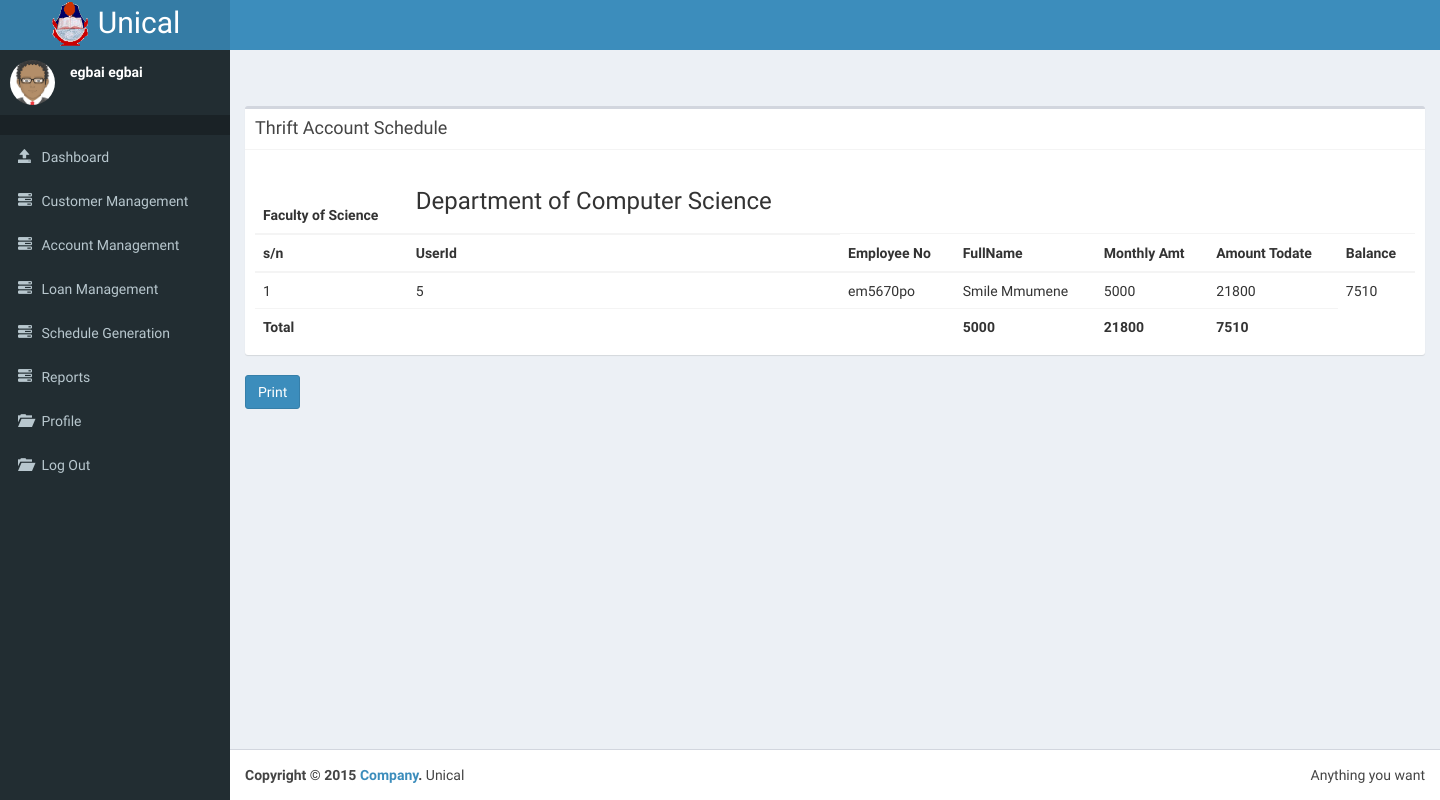
The page /teller/index.php?page=../thrift_schedule&type=thrift (signed in) on the database as committed earlier.
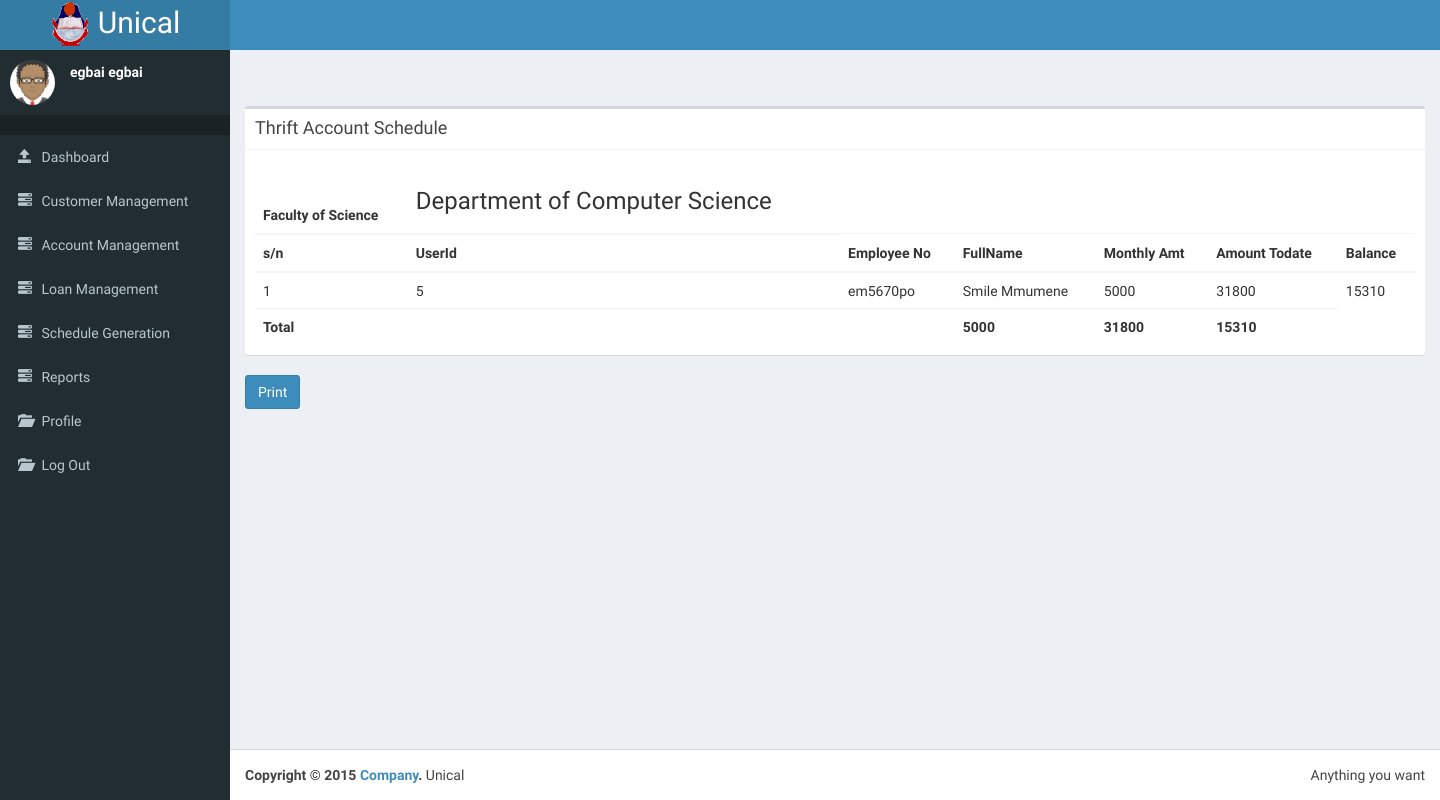
The same page on the database as committed later.
### tables this page shows
CREATE TABLE IF NOT EXISTS `customer` (
`id` int(11) NOT NULL,
  `middle_name` varchar(30) NOT NULL,
  `dob` date NOT NULL,
  `sex` text NOT NULL,
  `img_url` varchar(196) DEFAULT NULL,
  `faculty` int(11) DEFAULT NULL,
  `dept` int(11) DEFAULT NULL,
  `address` text,
  `phone` int(196) DEFAULT NULL,
  `state` text,
  `lga` text,
  `nok_name` text,
  `n_phone` int(11) DEFAULT NULL,
  `reg_date` date NOT NULL,
  `uname` varchar(124) NOT NULL,
  `pwd` text NOT NULL,
  `priviledge` int(124) NOT NULL,
  `email` varchar(124) DEFAULT NULL,
  `title` varchar(20) DEFAULT NULL,
  `surname` varchar(50) NOT NULL,
  `firstname` varchar(50) NOT NULL,
  `employee_no` varchar(124) DEFAULT NULL
);

CREATE TABLE IF NOT EXISTS `account` (
`id` int(11) NOT NULL,
  `emp_id` varchar(124) NOT NULL,
  `balance` float NOT NULL,
  `acct_type` int(14) NOT NULL,
  `d_opened` date NOT NULL,
  `duration` date NOT NULL,
  `acct_no` varchar(124) NOT NULL,
  `save_amt` float NOT NULL,
  `acct_name` varchar(124) NOT NULL,
  `amt_todate` float DEFAULT NULL,
  `department` int(11) NOT NULL
);

CREATE TABLE IF NOT EXISTS `department` (
`id` int(11) NOT NULL,
  `dep_name` varchar(124) NOT NULL,
  `faculty` int(11) NOT NULL
);

### conf/db_connect.php (called while the page is built, shortened)
<?php
function query($string){
$rs = mysql_query($string) or die(mysql_error());
return $rs;
}
?>

### thrift_schedule.php (the view, shortened to what this page needs)
<?php
$type = $_GET['type'];
$tp = '';
$msg = '';
switch ($type) {
  default:
    $tp = '1';
    $msg = "Thrift Account Schedule";
    break;
}
 ?>
<div class="box">
  <div class="box-header with-border">
    <h3 class="box-title"><?php echo $msg;?></h3>
  </div>
   <div class="box-body">
<?php
$rss = query("SELECT * FROM faculty");
while($row = mysql_fetch_array($rss)){
  $faculty = $row['id'];
  $name1 =$row['name'];
     $rs = query("SELECT * FROM department WHERE faculty='$faculty'");
     while($row = mysql_fetch_array($rs)){
       $idd = $row['id'];
       $name = $row['dep_name'];
       $result = query("SELECT * FROM customer LEFT JOIN account ON customer.id=account.emp_id WHERE acct_type='$tp' AND department='$idd'");
       if(mysql_num_rows($result) < 1){
       }else{
?>
<table class="table">
<thead>
  <tr>
    <th>
      Faculty of   <?php echo $name1; ?>
    </th>
    <th><h3>Department of    <?php echo $name?></h3></th>
  </tr>
  <tr>
    <th>s/n</th>
    <th>UserId</th>
        <th>Employee No</th>
    <th>FullName</th>
    <th>Monthly Amt</th>
    <th>Amount Todate</th>
    <th>Balance</th>
  </tr>
</thead>
<tbody>
<?php
$i= 0;
$amt_total = 0;
$bal_total = 0;
$total = 0;
$result = query("SELECT * FROM customer LEFT JOIN account ON customer.id=account.emp_id WHERE acct_type='$tp' AND department='$idd'");
while($row = mysql_fetch_array($result)){
$id = $row['emp_id'];
$fullname = $row['firstname'] . " " . $row['surname'];
$amount = $row['save_amt'];
$emp = $row['employee_no'];
$total += $amount;
$amt_todate = $row['amt_todate'];
$amt_total += $amt_todate;
$balance = $row['balance'];
$bal_total += $balance;
?>
<tr>
  <td>
<?php echo ++$i; ?>
</td>
  <td><?php echo $id;?></td>
  <td><?php echo $emp;?></td>
  <td><?php echo $fullname;?></td>
  <td><?php echo $amount;?></td>
  <td><?php echo $amt_todate;?></td>
  <td><?php echo $balance;?></td>
</tr>
<?php
}
?>
<tr>
  <th>
    Total
  </th>
  <td></td>
    <td></td>
  <th>
    <?php echo $total?>
  </th>
  <th>
    <?php echo $amt_total; ?>
  </th>
  <th>
    <?php echo $bal_total; ?>
  </th>
</tr>
</tbody>
</table>
<?php
}}
}
 ?>
</div>
</div>
<a href="../print_account.php?type=<?php echo $type;?>" class="btn btn-primary">Print</a>

Rows that differ between the two databases and show on the page:
computed for department "Computer Science": amt_total "21800" → "31800"; bal_total "7510" → "15310"
changed through a linked row, customer "em5670po": account.amt_todate "21800" → "31800"; account.balance "7510" → "15310"
